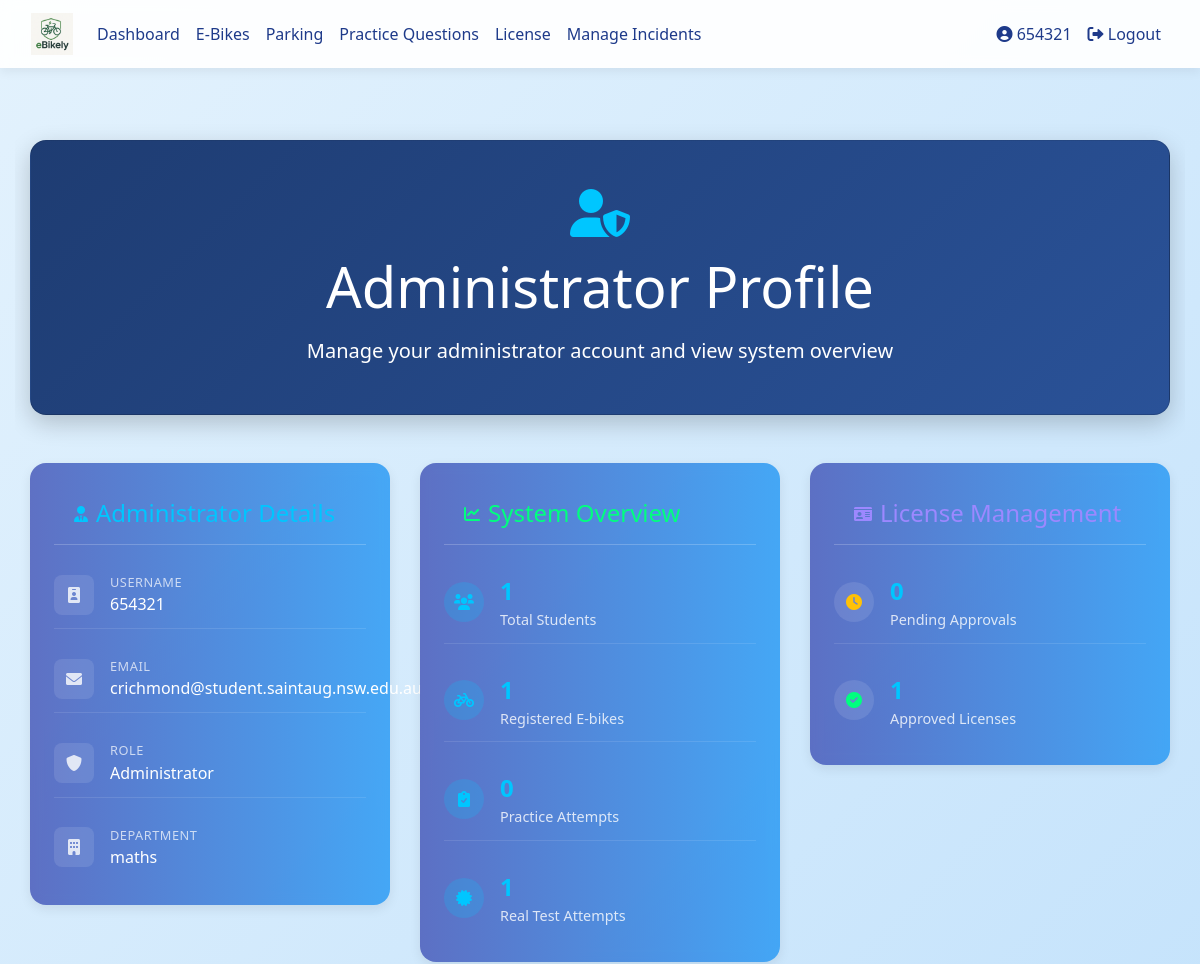
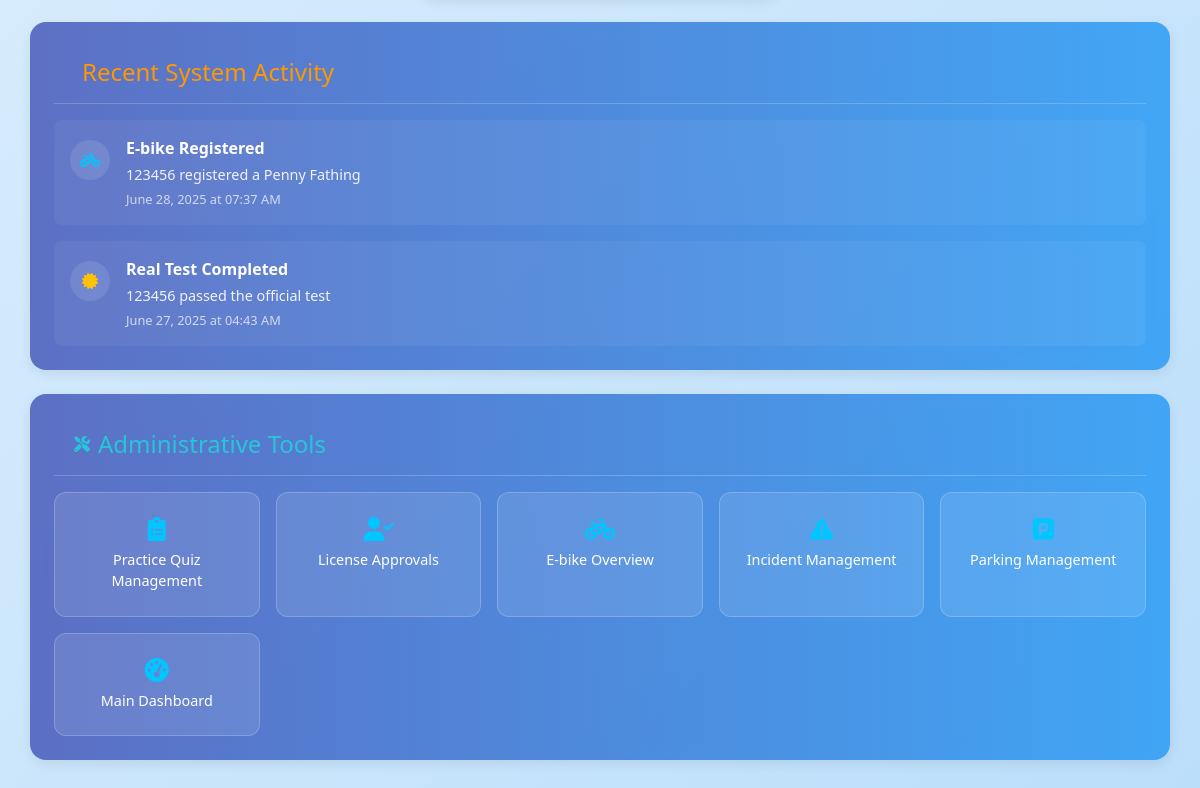
Screenshot of /admin/profile (signed in) with the database file from the repository (2 pictures, top to bottom).
### database_setup.py (models this page shows)
class User(Base, UserMixin):
    __tablename__ = 'users'
    id = Column(Integer, primary_key=True)
    username = Column(String(150), unique=True, nullable=False)
    email = Column(String(150), nullable=True)
    password = Column(String(150), nullable=False)
    ebikes = relationship('EBike', back_populates='owner', cascade="all, delete-orphan")
    practice_tests = relationship('PracticeTest', back_populates='user', cascade="all, delete-orphan")
    real_tests = relationship('RealTest', back_populates='user', cascade="all, delete-orphan")
    practice_attempts = relationship("PracticeAttempt", back_populates="user", cascade="all, delete-orphan")
    parking_spot = relationship("ParkingSpot", back_populates="reserved_user", uselist=False)
    reservations = relationship("ParkingReservation", back_populates="user")
    incident_reports = relationship('IncidentReport', foreign_keys='IncidentReport.reported_user_id', back_populates='reported_user')
    has_license = Column(Boolean, default=False)
    role = Column(String(10))  # 'student' or 'teacher'
    department = Column(String(150))  # for teachers
    year = Column(Integer)  # for students
    house = Column(String(50))  # for students

class RealTestAttempt(Base):
    __tablename__ = 'real_test_attempts'
    id = Column(Integer, primary_key=True)
    user_id = Column(Integer, ForeignKey('users.id'), nullable=False)
    test_id = Column(Integer, ForeignKey('real_tests.id'), nullable=False)
    passed = Column(Boolean, nullable=False, default=False)
    attempt_date = Column(DateTime, default=datetime.utcnow)
    user = relationship("User", back_populates="real_test_attempts")
    test = relationship("RealTest", back_populates="attempts")

### app.py (the view, shortened to what this page needs)
@app.route('/admin/profile')
@login_required
def admin_user_profile():
    if current_user.role != 'teacher':
        flash("Access denied.", "danger")
        return redirect(url_for('dashboard'))
    session = SessionLocal()
    try:
        system_stats = {
            'total_students': session.query(User).filter_by(role='student').count(),
            'total_ebikes': session.query(EBike).count(),
            'total_practice_attempts': session.query(PracticeAttempt).count(),
            'total_real_attempts': session.query(RealTestAttempt).count(),
            'pending_licenses': session.query(User).filter(
                User.role == 'student',
                User.has_license == False
            ).join(RealTestAttempt).filter(
                RealTestAttempt.passed == True
            ).distinct().count(),
            'approved_licenses': session.query(User).filter(
                User.role == 'student',
                User.has_license == True
            ).count()
        }
        recent_activities = []
        recent_practice = session.query(PracticeAttempt).options(
            joinedload(PracticeAttempt.user)
        ).order_by(PracticeAttempt.attempt_date.desc()).limit(3).all()
        recent_real = session.query(RealTestAttempt).options(
            joinedload(RealTestAttempt.user)
        ).order_by(RealTestAttempt.attempt_date.desc()).limit(3).all()
        for attempt in recent_real:
            status = "Passed" if attempt.passed else "Failed"
            recent_activities.append({
                'type': 'real_test',
                'title': 'Real Test Completed',
                'details': f'{attempt.user.username} {status.lower()} the official test',
                'timestamp': attempt.attempt_date
            })
        recent_ebikes = session.query(EBike).options(
            joinedload(EBike.owner)
        ).order_by(EBike.id.desc()).limit(2).all()
        for ebike in recent_ebikes:
            recent_activities.append({
                'type': 'ebike',
                'title': 'E-bike Registered',
                'details': f'{ebike.owner.username} registered a {ebike.model}',
                'timestamp': datetime.now()  # Since we don't have registration_date in EBike model
            })
        if recent_activities:
            recent_activities.sort(key=lambda x: x['timestamp'], reverse=True)
            recent_activities = recent_activities[:8]  # Show top 8 activities
        return render_template('admin_user_profile.html',
                             system_stats=system_stats,
                             recent_activities=recent_activities)
    except Exception as e:
        print(f"Error in admin_user_profile: {e}")
        flash("An error occurred loading the admin profile.", "danger")
        return redirect(url_for('dashboard'))
    finally:
        session.close()

### templates/admin_user_profile.html (shortened to what this page needs)
{% extends "base.html" %}
{% block content %}
<div class="container welcome-container">
  <div class="hero-section card text-white p-5 mb-5 fade-in">
    <div class="text-center">
      <i class="fas fa-user-shield dashboard-icon mb-3"></i>
      <h1 class="display-4 mb-3">Administrator Profile</h1>
      <p class="lead mb-0">Manage your administrator account and view system overview</p>
    </div>
  </div>
  <div class="row g-4 slide-up-delay">
    <div class="col-lg-4 col-md-6">
      <div class="card feature-card p-4">
        <div class="card-header gradient-blue mb-3">
          <i class="fas fa-user-tie mr-2"></i>
          <h4 class="mb-0">Administrator Details</h4>
        </div>
        <div class="user-info">
          <div class="info-item">
            <div class="info-icon">
              <i class="fas fa-id-badge"></i>
            </div>
            <div class="info-content">
              <span class="info-label">Username</span>
              <span class="info-value">{{ current_user.username }}</span>
            </div>
          </div>
          <div class="info-item">
            <div class="info-icon">
              <i class="fas fa-envelope"></i>
            </div>
            <div class="info-content">
              <span class="info-label">Email</span>
              <span class="info-value">{{ current_user.email }}</span>
            </div>
          </div>
          <div class="info-item">
            <div class="info-icon">
              <i class="fas fa-shield-alt"></i>
            </div>
            <div class="info-content">
              <span class="info-label">Role</span>
              <span class="info-value">Administrator</span>
            </div>
          </div>
          <div class="info-item">
            <div class="info-icon">
              <i class="fas fa-building"></i>
            </div>
            <div class="info-content">
              <span class="info-label">Department</span>
              <span class="info-value">{{ current_user.department or 'Not Specified' }}</span>
            </div>
          </div>
        </div>
      </div>
    </div>
    <div class="col-lg-4 col-md-6">
      <div class="card feature-card p-4">
        <div class="card-header gradient-green mb-3">
          <i class="fas fa-chart-line mr-2"></i>
          <h4 class="mb-0">System Overview</h4>
        </div>
        <div class="stats-grid">
          <div class="stat-item">
            <div class="stat-icon">
              <i class="fas fa-users"></i>
            </div>
            <div class="stat-info">
              <span class="stat-number">{{ system_stats.total_students }}</span>
              <span class="stat-label">Total Students</span>
            </div>
          </div>
          <div class="stat-item">
            <div class="stat-icon">
              <i class="fas fa-bicycle"></i>
            </div>
            <div class="stat-info">
              <span class="stat-number">{{ system_stats.total_ebikes }}</span>
              <span class="stat-label">Registered E-bikes</span>
            </div>
          </div>
          <div class="stat-item">
            <div class="stat-icon">
              <i class="fas fa-clipboard-check"></i>
            </div>
            <div class="stat-info">
              <span class="stat-number">{{ system_stats.total_practice_attempts }}</span>
              <span class="stat-label">Practice Attempts</span>
            </div>
          </div>
          <div class="stat-item">
            <div class="stat-icon">
              <i class="fas fa-certificate"></i>
            </div>
            <div class="stat-info">
              <span class="stat-number">{{ system_stats.total_real_attempts }}</span>
              <span class="stat-label">Real Test Attempts</span>
            </div>
          </div>
        </div>
      </div>
    </div>
    <div class="col-lg-4 col-md-12">
      <div class="card feature-card p-4">
        <div class="card-header gradient-purple mb-3">
          <i class="fas fa-id-card mr-2"></i>
          <h4 class="mb-0">License Management</h4>
        </div>
        <div class="license-management">
          <div class="management-stat">
            <div class="management-icon">
              <i class="fas fa-clock text-warning"></i>
            </div>
            <div class="management-info">
              <span class="management-number">{{ system_stats.pending_licenses }}</span>
              <span class="management-label">Pending Approvals</span>
            </div>
          </div>
          <div class="management-stat">
            <div class="management-icon">
              <i class="fas fa-check-circle text-success"></i>
            </div>
            <div class="management-info">
              <span class="management-number">{{ system_stats.approved_licenses }}</span>
              <span class="management-label">Approved Licenses</span>
            </div>
          </div>
        </div>
      </div>
    </div>
  </div>
  <div class="row mt-4 slide-up-delay">
    <div class="col-12">
      <div class="card feature-card p-4">
        <div class="card-header gradient-orange mb-3">
          <h4 class="mb-0">Recent System Activity</h4>
        </div>
        {% if recent_activities %}
          <div class="activity-timeline">
            {% for activity in recent_activities %}
              <div class="activity-item">
                <div class="activity-icon">
                  {% if activity.type == 'practice' %}
                    <i class="fas fa-clipboard-list text-info"></i>
                  {% elif activity.type == 'real_test' %}
                    <i class="fas fa-certificate text-warning"></i>
                  {% elif activity.type == 'registration' %}
                    <i class="fas fa-user-plus text-success"></i>
                  {% elif activity.type == 'ebike' %}
                    <i class="fas fa-bicycle text-primary"></i>
                  {% endif %}
                </div>
                <div class="activity-content">
                  <div class="activity-title">
                    {{ activity.title }}
                  </div>
                  <div class="activity-details">
                    {{ activity.details }}
                  </div>
                  <div class="activity-time">
                    {{ activity.timestamp.strftime('%B %d, %Y at %I:%M %p') }}
                  </div>
                </div>
              </div>
            {% endfor %}
          </div>
        {% else %}
          <div class="empty-state text-center py-4">
            <i class="fas fa-activity fa-3x opacity-50 mb-3"></i>
            <h5>No Recent Activity</h5>
            <p class="opacity-75">System activities will appear here as they occur.</p>
          </div>
        {% endif %}
      </div>
    </div>
  </div>
  <div class="row mt-4 slide-up-delay">
    <div class="col-12">
      <div class="card feature-card p-4">
        <div class="card-header gradient-teal mb-3">
          <i class="fas fa-tools mr-2"></i>
          <h4 class="mb-0">Administrative Tools</h4>
        </div>
        <div class="admin-actions">
          <a href="{{ url_for('admin_practice_quizzes') }}" class="action-btn">
            <i class="fas fa-clipboard-list"></i>
            <span>Practice Quiz Management</span>
          </a>
          <a href="{{ url_for('approve_licenses') }}" class="action-btn">
            <i class="fas fa-user-check"></i>
            <span>License Approvals</span>
          </a>
          <a href="{{ url_for('admin_ebike_overview') }}" class="action-btn">
            <i class="fas fa-bicycle"></i>
            <span>E-bike Overview</span>
          </a>
          <a href="{{ url_for('admin_incidents') }}" class="action-btn">
            <i class="fas fa-exclamation-triangle"></i>
            <span>Incident Management</span>
          </a>
          <a href="{{ url_for('parking_spots') }}" class="action-btn">
            <i class="fas fa-parking"></i>
            <span>Parking Management</span>
          </a>
          <a href="{{ url_for('dashboard') }}" class="action-btn">
            <i class="fas fa-tachometer-alt"></i>
            <span>Main Dashboard</span>
          </a>
        </div>
      </div>
    </div>
  </div>
</div>
<link rel="stylesheet" href="https://cdnjs.cloudflare.com/ajax/libs/font-awesome/6.0.0/css/all.min.css">
{% endblock %}

### templates/base.html (shortened to what this page needs)
<!DOCTYPE html>
<html lang="en">
<head>
  <link rel="stylesheet" href="https://stackpath.bootstrapcdn.com/bootstrap/4.5.2/css/bootstrap.min.css">
  <link rel="stylesheet" href="{{ url_for('static', filename='styles.css') }}">
  <link href="https://cdnjs.cloudflare.com/ajax/libs/font-awesome/5.15.4/css/all.min.css" rel="stylesheet">
</head>
<body>
  <nav class="navbar navbar-expand-lg navbar-light">
    <div class="container-fluid">
      <a class="navbar-brand" href="{{ url_for('dashboard') }}">
        <img src="{{ url_for('static', filename='images/logo.png') }}" alt="E-Bike Manager Logo">
      </a>
      <div class="collapse navbar-collapse justify-content-between" id="navbarNav">
        <ul class="navbar-nav">
          {% if current_user.is_authenticated %}
            <li class="nav-item"><a class="nav-link {% if request.endpoint == 'dashboard' %}active{% endif %}" href="{{ url_for('dashboard') }}">Dashboard</a></li>
            <li class="nav-item"><a class="nav-link {% if request.endpoint == 'ebike_management' %}active{% endif %}" href="{{ url_for('ebike_management') }}">E-Bikes</a></li>
            <li class="nav-item"><a class="nav-link {% if request.endpoint == 'parking_spots' %}active{% endif %}" href="{{ url_for('parking_spots') }}">Parking</a></li>
            <li class="nav-item"><a class="nav-link {% if request.endpoint == 'practice_selection' %}active{% endif %}" href="{{ url_for('practice_selection') }}">Practice Questions</a></li>
            <li class="nav-item"><a class="nav-link" href="{{ url_for('license_page') }}">License</a></li>
            {% if current_user.role == 'student' %}
              <li class="nav-item"><a class="nav-link {% if request.endpoint == 'report_incident' %}active{% endif %}" href="{{ url_for('report_incident') }}">Report Incident</a></li>
            {% elif current_user.role == 'teacher' %}
              <li class="nav-item"><a class="nav-link {% if request.endpoint == 'admin_incidents' %}active{% endif %}" href="{{ url_for('admin_incidents') }}">Manage Incidents</a></li>
            {% endif %}
          {% endif %}
        </ul>
        <ul class="navbar-nav">
          {% if current_user.is_authenticated %}
            <li class="nav-item"><a class="nav-link {% if request.endpoint == 'user_profile' %}active{% endif %}" href="{{ url_for('user_profile') }}"><i class="fas fa-user-circle"></i> {{ current_user.username }}</a></li>
            <li class="nav-item"><a class="nav-link" href="{{ url_for('logout') }}"><i class="fas fa-sign-out-alt"></i> Logout</a></li>
          {% else %}
            <li class="nav-item"><a class="nav-link" href="{{ url_for('login') }}"><i class="fas fa-sign-in-alt"></i> Login</a></li>
            <li class="nav-item"><a class="nav-link" href="{{ url_for('register') }}"><i class="fas fa-user-plus"></i> Register</a></li>
          {% endif %}
        </ul>
      </div>
    </div>
  </nav>
  <div class="container my-4">
    {% block content %}{% endblock %}
  </div>
</body>
</html>

### rows the page displays
User: username "654321", email "crichmond@student.saintaug.nsw.edu.au", department "maths"
RealTestAttempt: timestamp "June 27, 2025 at 04:43 AM"

### other values shown
{{ system_stats.total_students }} "1"
{{ system_stats.total_ebikes }} "1"
{{ system_stats.total_practice_attempts }} "0"
{{ system_stats.total_real_attempts }} "1"
{{ system_stats.pending_licenses }} "0"
{{ system_stats.approved_licenses }} "1"
{{ activity.title }} "E-bike Registered" "Real Test Completed"
{{ activity.details }} "123456 registered a Penny Fathing" "123456 passed the official test"
{{ activity.timestamp.strftime('%B %d, %Y at %I:%M %p') }} "June 28, 2025 at 07:37 AM"
